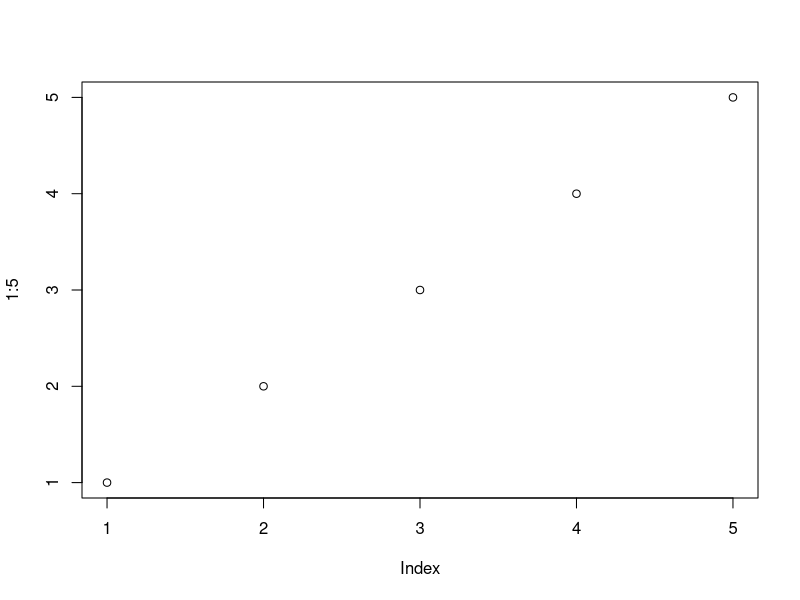
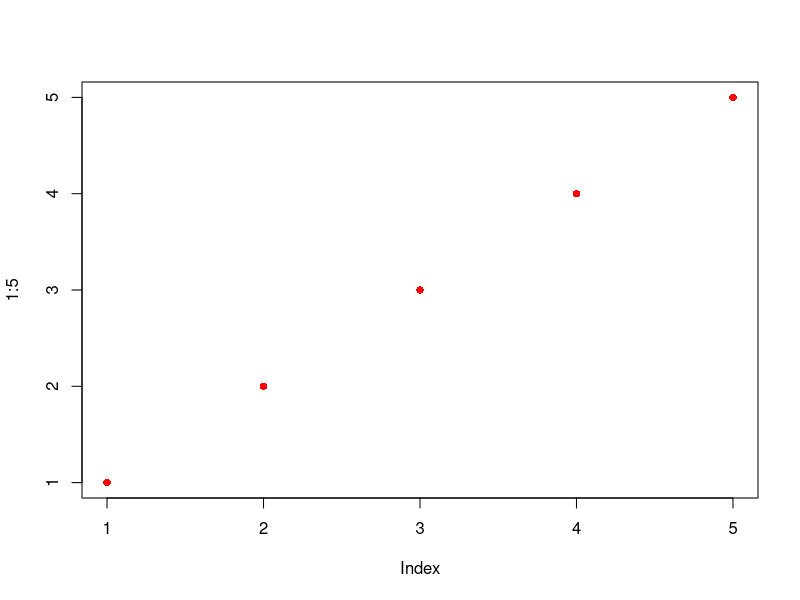
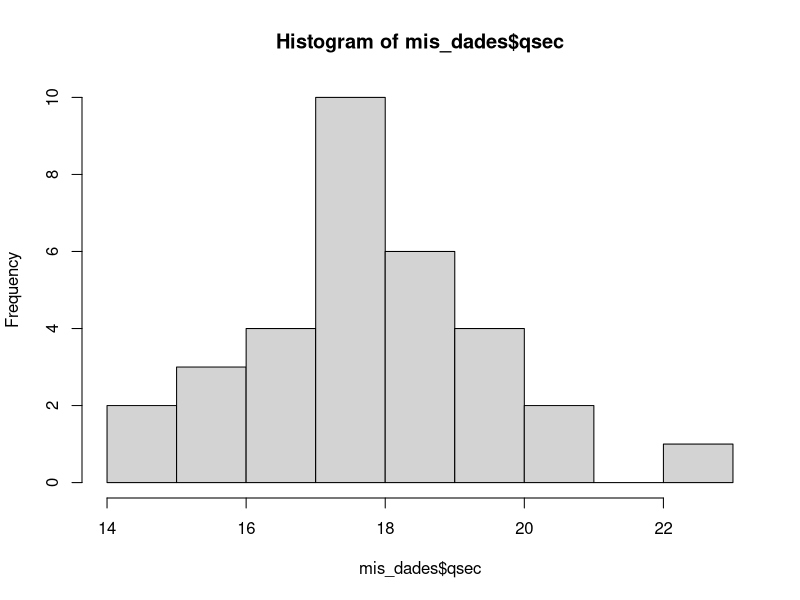
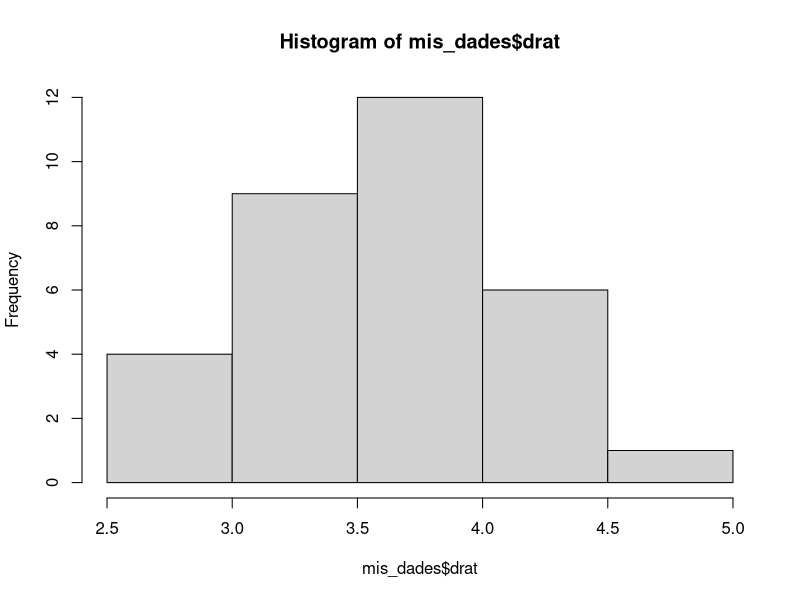

Source code (R) for these figures, in order:
#Codigo para problema 1
      #Clase 1
plot(1:5) # grafica el vector 1-5, se ejecuta haciendo ctrl+enter
plot(1:5, col="red", pch=16)

mis_dades <- mtcars #asignamos datos
mis_dades #ejecutamos las dos lineas para abrir los datos

#a) mediana del qsec

mis_dades$qsec #extrae la columna qsec
  #mean(mis_dades$qsec) ejecutar en la consola
17.84875
  #para hacer un histograma, graficade los datos segun frecuencia
hist(mis_dades$qsec, breaks = 9)
  #para hacer intervalos a partir de una columna de datos, p.ej 9
cut(mis_dades$qsec,9) #cut y hist no hacen los mismos cortes
  #tabla para ver la frecuencia de los intervalos
table(cut(mis_dades$qsec,9))
  #la frecuencia relativa es la frec. del intervalo/total observaciones, si eran 32
table(cut(mis_dades$qsec,9))/32
  #Para hacer una nueva tabla con freq y freq acumuladas
freq <- table(cut(mis_dades$qsec,9))
freq
tabla <- data.frame(ni=freq,
                    fi=freq/32,
                    Ni=cumsum(freq),
                    Fi=cumsum(freq/32))
tabla

#b)mediana de drat(punto medio de observaciones)
mis_dades$drat
hist(mis_dades$drat)
median(mis_dades$drat)
3.695
  #Para ordenar y ver visualmente el punto medio de los datos(mismas obs a cada lado)
sort(mis_dades$drat)

#c)Primer quartil de drat
quantile(mis_dades$drat) #por defecto ya hace la mediana en cuartos

#d)El valor percentil en què el 18% de les observacions de mpg són més petites i el 82% son majors és: 
mis_dades$mpg
quantile(mis_dades$mpg, 0.18)
15.116 

#e)El rang interquartil de cyl (diferencia entre el primer y tercer cuartil)
mis_dades$cyl
#resta el primer cuartil al tercer cuartil
IQR(mis_dades$cyl)
4
quantile(mis_dades$cyl) #para ver como va la resta

#f)La desviació típica (corregida= con n-1) de cyl
sd(mis_dades$cyl)
1.785922

#g)La variància (corregida) de qsec és
var(mis_dades$cyl)
3.189516
  #uno es la raiz del otro